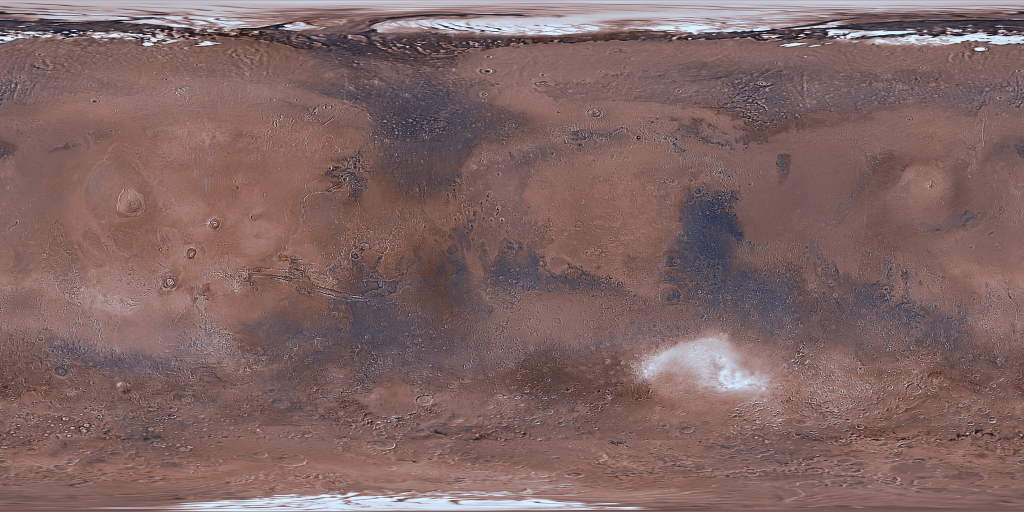
#> input picture web/layers/base.png, 2048 x 1024 px, given in place of 0_0.png, which was not available (shown at 1/2 size)
$ python preprocess.py
#> lines starting #> are read from the running program, lines starting #| are printed output that depends on the picture
"""
Mars Base Decision Engine - data pre-processing.

Reads the raw datasets fetched by download.ps1 and writes the browser layers:
    web/layers_data.js   (base64 PNGs, loaded without a web server)
    web/layers/*.png     (same layers as plain files, for inspection / GIS)
    web/layers/meta.json (value scaling and provenance)

Output grid: 2048 x 1024, simple cylindrical, lon -180..180 E, lat 90..-90.
One pixel = 0.1758 deg = ~10.4 km at the equator.

Layers
    elev   MOLA elevation (8-bit from NASA Mars Trek, rescaled to metres)
    slope  90th-percentile slope (deg) inside each output cell, computed on the 8192x4096 source grid
    rough  elevation standard deviation inside each output cell (m) - rock/roughness hazard proxy
    ice01  SWIM 2.0 ice consistency, 0-1 m depth      (-1..1)
    ice15  SWIM 2.0 ice consistency, 1-5 m depth      (-1..1)
    ice5   SWIM 2.0 ice consistency, >5 m depth       (-1..1)
    ti     TES thermal inertia (J m^-2 K^-1 s^-1/2), Christensen et al., via ASU JMARS WMS (numeric VICAR)
    dust   TES surface dust abundance 0..1 (Bandfield 2002), via ASU JMARS WMS (numeric VICAR)
    base   shaded-relief colour basemap (RGB), rendered from the same MOLA data
"""
import base64
import io
import json
import os

import numpy as np
from PIL import Image
import tifffile

HERE = os.path.dirname(os.path.abspath(__file__))
RAW = os.path.join(HERE, "raw")
WEB = os.path.join(HERE, "..", "web")
LAYERS = os.path.join(WEB, "layers")
os.makedirs(LAYERS, exist_ok=True)

SRC_W, SRC_H = 8192, 4096          # zoom-4 Trek tiles
OUT_W, OUT_H = 2048, 1024          # browser grid
F = SRC_W // OUT_W                 # 4x4 source pixels per output cell
MARS_R = 3389500.0                 # m (IAU-2000 volumetric mean radius, matching web engine)

# Trek's 8-bit MOLA product is a linear stretch of the MOLA range.
# We anchor it on the global extremes (Hellas floor / Olympus summit) and
# verify against known landing sites below.
ELEV_MIN_M, ELEV_MAX_M = -8200.0, 21230.0


def log(*a):
    print(*a, flush=True)


# ---------------------------------------------------------------- MOLA
def load_mola():
    img = np.zeros((SRC_H, SRC_W), np.uint8)
    for y in range(16):
        for x in range(32):
            p = os.path.join(RAW, "mola_z4", f"{y}_{x}.png")
            t = np.array(Image.open(p).convert("LA"))[:, :, 0]
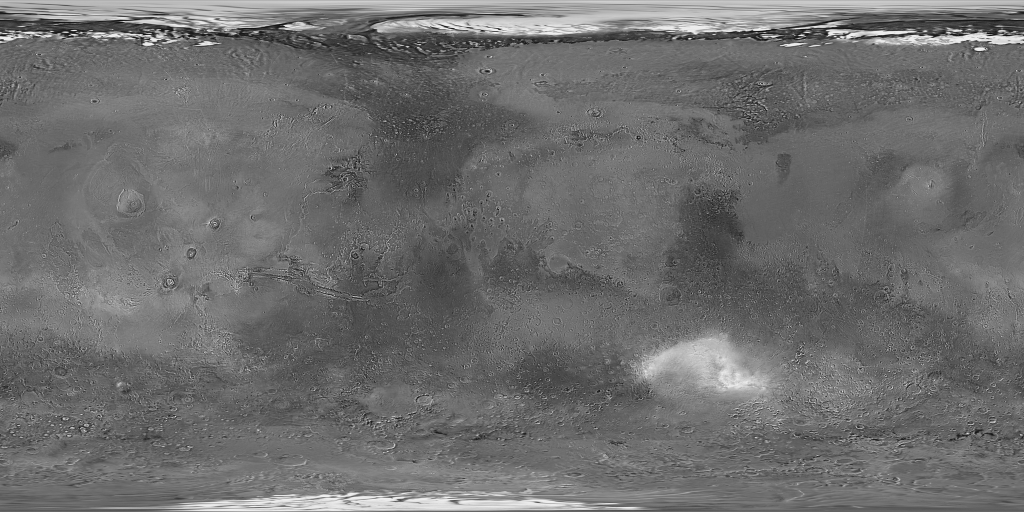
#> t: shape (1024, 2048) (shown at 1/2 size); min 0, max 255, mean 109.3
#> (the run stopped early here; a loop or call above may not have finished)

$ run again, on web/layers/earth_hatay_hd.jpg
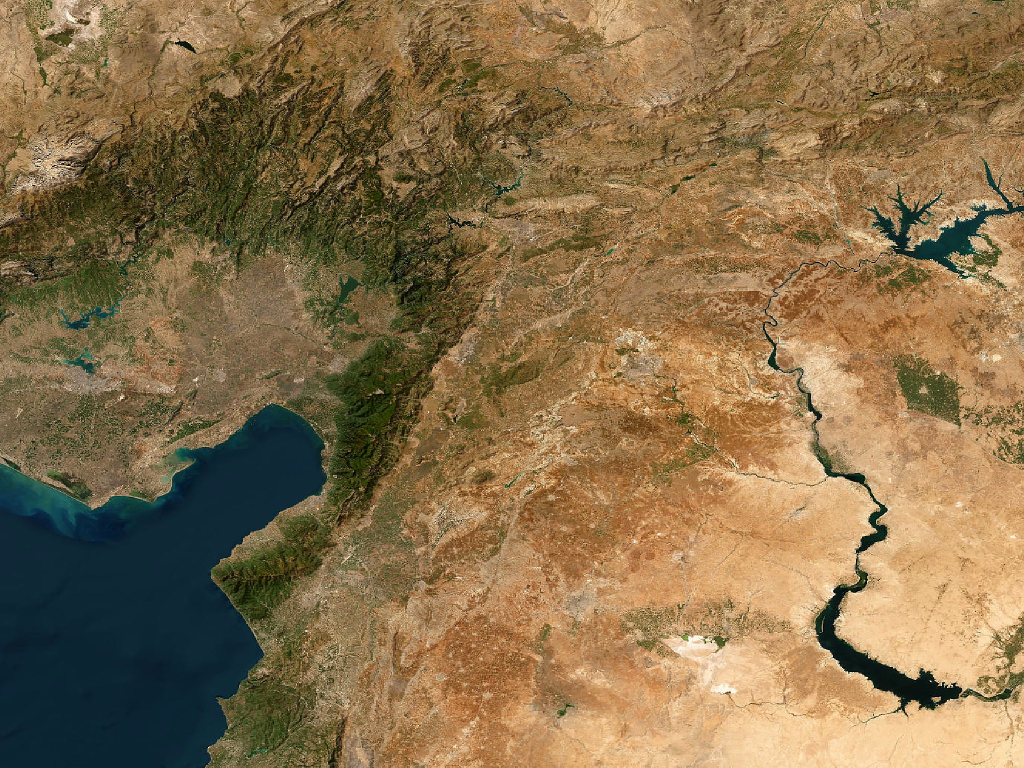
#> input picture web/layers/earth_hatay_hd.jpg, 2048 x 1536 px, given in place of 0_0.png, which was not available (shown at 1/2 size)
#> in load_mola, `t = np.array(Image.open(p).convert("LA"))[:, :, 0]`:
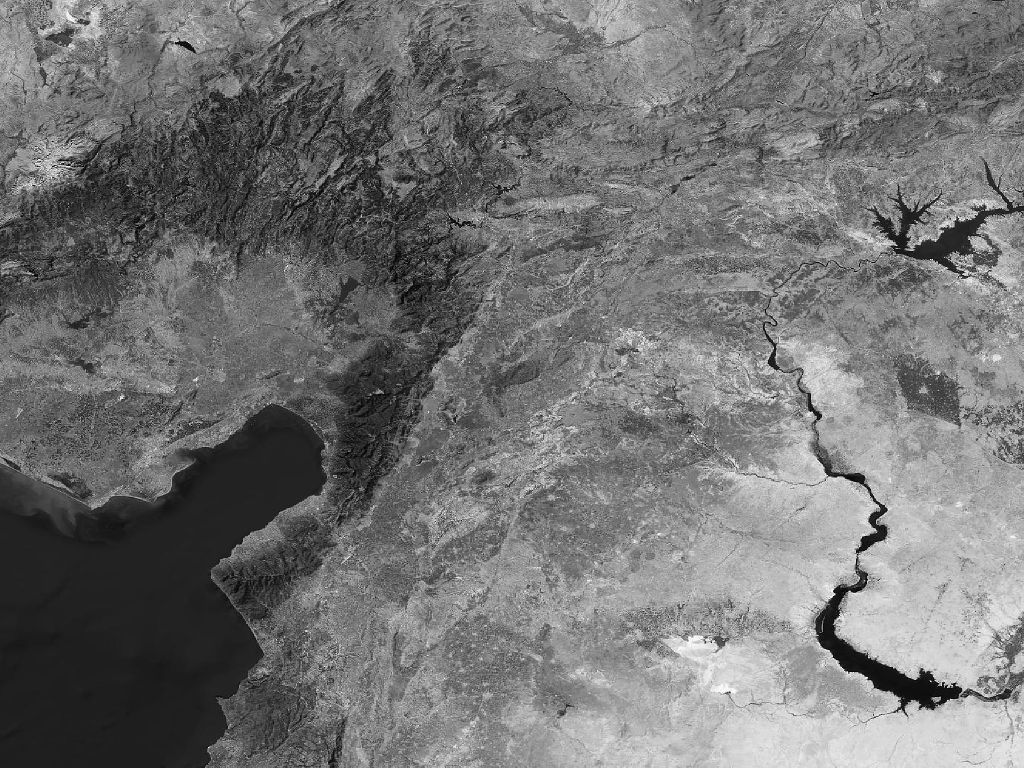
#> t: shape (1536, 2048) (shown at 1/2 size); min 0, max 254, mean 114.8
